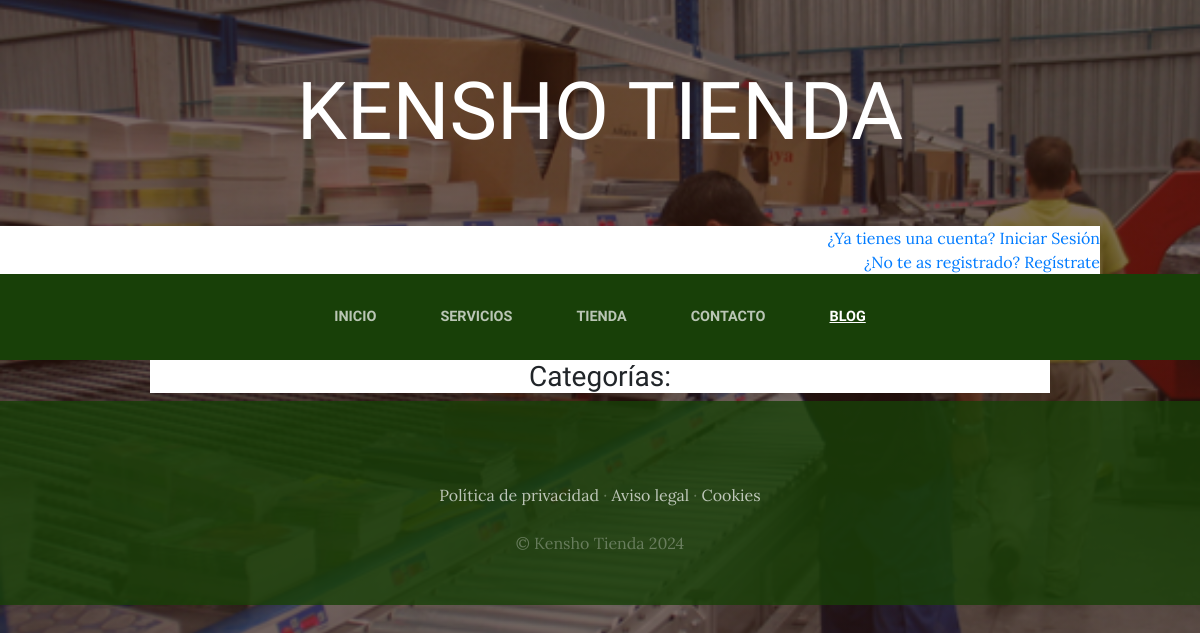
The page /blog/ on the database as committed earlier.
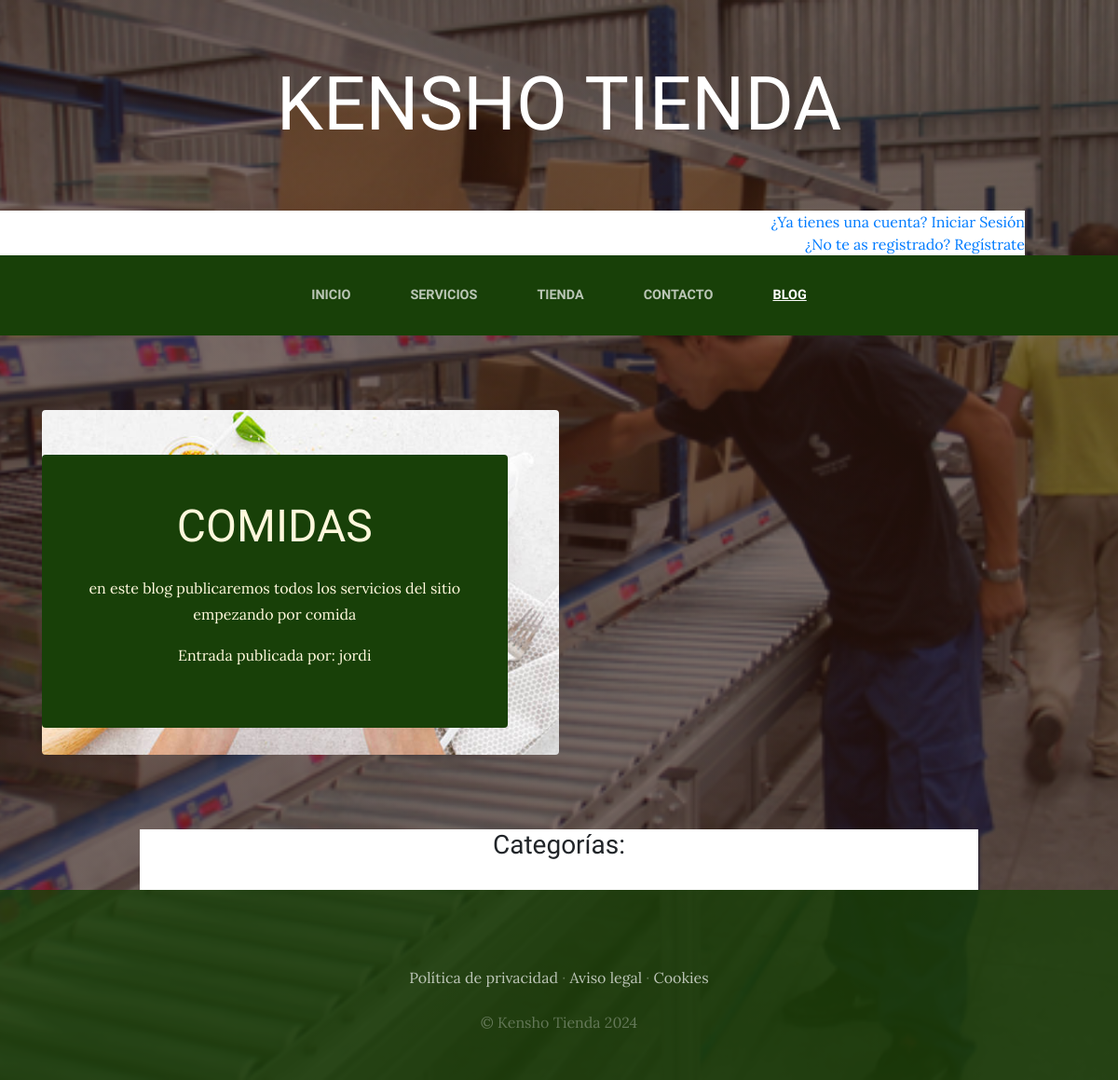
The same page on the database as committed later.
### blog/models.py (models this page shows, shortened)
class Post(models.Model):
    titulo = models.CharField(max_length= 50)
    contenido = models.TextField()
    imagen = models.ImageField(upload_to="blog", null=True, blank=True) # Este campo permite añadirle imágenes a la base de datos y también permite crear una gerarqía de carpetas para guardar dichas imágenes y permite que añadir una imagen sea opcional
    autor = models.ForeignKey(User, on_delete=models.CASCADE) # Este campo crea una relación usuario/post si se elimina un usuario, también se eliminarán sus posts
    categorias = models.ManyToManyField(Categoria) # Esto crea una relación post/categoría y viceverza
    created = models.DateTimeField(auto_now_add=True)
    updated = models.DateTimeField(auto_now_add=True)
    class Meta:
        verbose_name = "post"
        verbose_name_plural = "posts"

### blog/views.py (the view)
# urls.py: path('', views.Blog, name='blog'),
def Blog(request):
    muestra_blog = Post.objects.all()
    return render(request, 'blog/blog.html', {'clabe_blog': muestra_blog})

### app/context_processor.py (called while the page is built)
def RetornaAnio(request):
    return {'year': datetime.now().year}

### carrito/context_processor.py (called while the page is built)
def Importe_total_carro(request):
    total = 0
    if request.user.is_authenticated and request.session.__contains__('carro'):
        for key, value in request.session["carro"].items():
            total += float(value["precio"])
        return {"importe_total_carro": total}
    else:
        total = "Debes registrarte para poder agregar productos al carro y comprar"
        return {"importe_total_carro": total}

### blog/templates/blog/blog.html (shortened to what this page needs)
{% extends "base.html" %}
{% load static %}
{% block content %}
    {% for b in clabe_blog %}
<section class="page-section clearfix">
      <div class="container">
        <div class="intro">
 <div class="intro-text left-0 text-center bg-faded p-5 rounded">
            <h2 class="section-heading mb-4">
              <span class="section-heading-lower">{{ b.titulo }}</span>
</h2>
<p class="mb-3">
  <span class="section-heading-upper">{{ b.contenido }}</span>
</p>
<div style="display: inline-block; text-align: left;">
<p class="mb-3">
  <span class="section-heading-upper">Entrada publicada por: {{ b.autor }}</span>
</p>
</div>
          </div>
        </div>
      </div>
    </section>
{% endfor %}
<section>
<div style="width: 75%; margin: auto; background-color: white; text-align: center;">
<h3>Categorías:</h3>
{% for c in clabe_blog %}
  {% for cp in c.categorias.all %}
    <a href="{% url 'categoria' cp.id %}" class="links_categorias">{{ cp.nombre }}</a>
  {% endfor %}
{% endfor %}
</div>
</section>
{% endblock %}

Rows that differ between the two databases and show on the page:
added Post: titulo "COMIDAS", contenido "en este blog publicaremos todos los servicios del sitio empezando por comida", autor "jordi"
